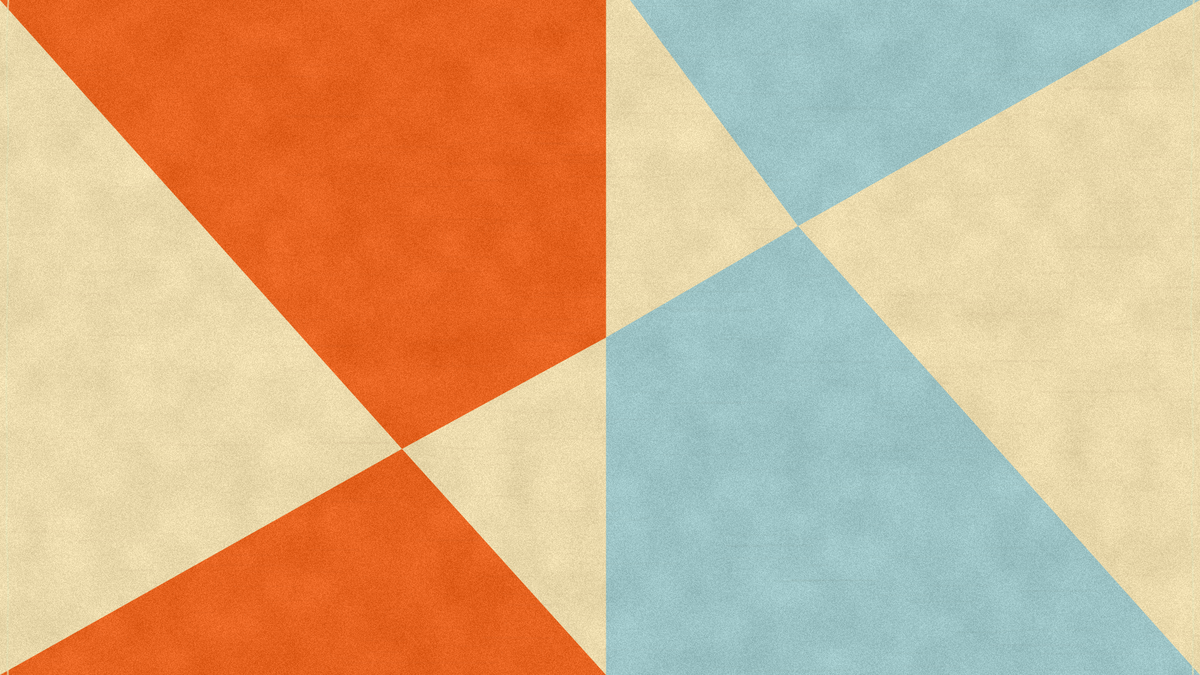
Frame 1 (no input)
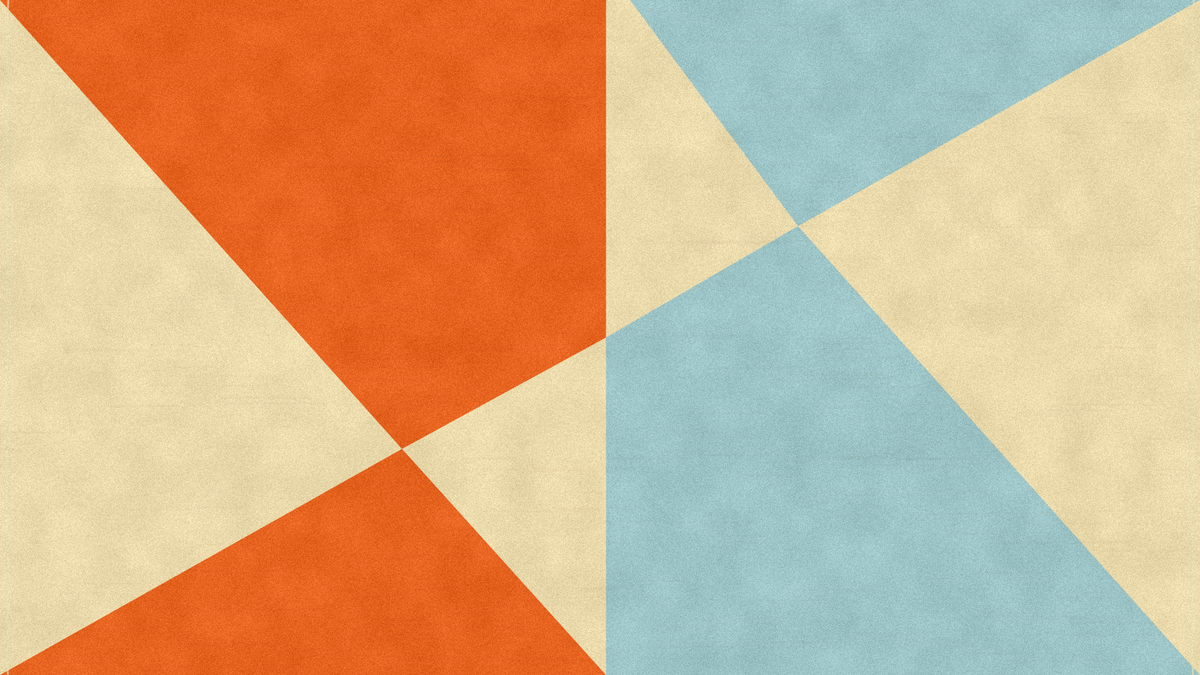
Frame 2 (the mouse pressed at the canvas centre, redrawn once)

The p5.js sketch that drew these frames (run headless with seeded random() and noise() and a simulated clock; the mouse was pressed at the canvas centre and the sketch redrawn once):

// p5.js sketch
// ── sketch.js
function setup() {
  createCanvas(1920, 1080);
  pixelDensity(1);
  noLoop();
}

function draw() {
  background(248, 245, 201);

  const W = width;
  const H = height;

  const cream = "#eddcae";
  const red = "#e96522";
  const cyan = "#9fc6c8";

  noStroke();

  // Main geometric fields
  fill(cream);
  rect(0, 0, W, H);

  // Red left hourglass
  fill(red);
  beginShape();
  vertex(0, 0);
  vertex(W * 0.505, 0);
  vertex(W * 0.505, H * 0.50);
  vertex(W * 0.335, H * 0.665);
  endShape(CLOSE);

  beginShape();
  vertex(W * 0.335, H * 0.665);
  vertex(W * 0.505, H * 1.0);
  vertex(0, H * 1.0);
  endShape(CLOSE);

  // Blue right hourglass
  fill(cyan);
  beginShape();
  vertex(W * 0.525, 0);
  vertex(W, 0);
  vertex(W * 0.665, H * 0.335);
  endShape(CLOSE);

  beginShape();
  vertex(W * 0.665, H * 0.335);
  vertex(W, H);
  vertex(W * 0.505, H);
  vertex(W * 0.505, H * 0.50);
  endShape(CLOSE);

  // Slight imperfect paper edge
  stroke(232, 229, 185, 170);
  strokeWeight(3);
  noFill();
  beginShape();
  for (let y = 0; y <= H; y += 18) vertex(8 + noise(y * 0.01) * 8, y);
  endShape();
  beginShape();
  for (let y = 0; y <= H; y += 18) vertex(W - 8 - noise(100 + y * 0.01) * 8, y);
  endShape();

  // Subtle ink speckles
  noStroke();
  for (let i = 0; i < 18000; i++) {
    const x = random(W);
    const y = random(H);
    const a = random(7, 22);
    fill(40, 35, 20, a);
    circle(x, y, random(0.4, 1.8));
  }

  // Light color mottling inside printed areas
  blendMode(MULTIPLY);
  for (let i = 0; i < 7000; i++) {
    fill(255, random(5, 16));
    circle(random(W), random(H), random(1, 4));
  }
  blendMode(BLEND);
  addPrintTexture()
}

function addPrintTexture() {
  loadPixels();

  for (let y = 0; y < height; y++) {
    for (let x = 0; x < width; x++) {
      const i = 4 * (x + y * width);
      const n = noise(x * 0.018, y * 0.018);
      const grain = random(-18, 14) + map(n, 0, 1, -10, 10);

      pixels[i] = constrain(pixels[i] + grain, 0, 255);
      pixels[i + 1] = constrain(pixels[i + 1] + grain, 0, 255);
      pixels[i + 2] = constrain(pixels[i + 2] + grain, 0, 255);
    }
  }

  updatePixels();

  noStroke();

  for (let i = 0; i < 32000; i++) {
    fill(255, random(5, 18));
    circle(random(width), random(height), random(0.4, 1.6));
  }

  for (let i = 0; i < 18000; i++) {
    fill(0, random(3, 10));
    circle(random(width), random(height), random(0.35, 1.1));
  }

  blendMode(MULTIPLY);
  for (let i = 0; i < 420; i++) {
    fill(110, 70, 35, random(2, 7));
    rect(random(width), random(height), random(30, 180), random(1, 4));
  }
  blendMode(BLEND);
}
